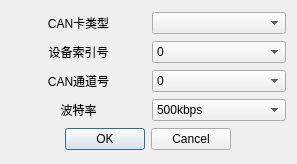
<?xml version="1.0" encoding="UTF-8"?>
<ui version="4.0">
 <class>ChooseDeviceDialog</class>
 <widget class="QDialog" name="ChooseDeviceDialog">
  <property name="geometry">
   <rect>
    <x>0</x>
    <y>0</y>
    <width>297</width>
    <height>164</height>
   </rect>
  </property>
  <property name="windowTitle">
   <string>Dialog</string>
  </property>
  <layout class="QVBoxLayout" name="verticalLayout" stretch="0,0,0,0,0">
   <item>
    <layout class="QHBoxLayout" name="horizontalLayout_2">
     <item>
      <widget class="QLabel" name="noticeLabel">
       <property name="text">
        <string>CAN卡类型</string>
       </property>
       <property name="alignment">
        <set>Qt::AlignCenter</set>
       </property>
      </widget>
     </item>
     <item>
      <widget class="QComboBox" name="deviceTypeBox">
       <property name="currentText">
        <string/>
       </property>
       <property name="currentIndex">
        <number>-1</number>
       </property>
      </widget>
     </item>
    </layout>
   </item>
   <item>
    <layout class="QHBoxLayout" name="horizontalLayout_3">
     <item>
      <widget class="QLabel" name="label">
       <property name="text">
        <string>设备索引号</string>
       </property>
       <property name="alignment">
        <set>Qt::AlignCenter</set>
       </property>
      </widget>
     </item>
     <item>
      <widget class="QComboBox" name="idBox">
       <item>
        <property name="text">
         <string>0</string>
        </property>
       </item>
       <item>
        <property name="text">
         <string>1</string>
        </property>
       </item>
       <item>
        <property name="text">
         <string>2</string>
        </property>
       </item>
       <item>
        <property name="text">
         <string>3</string>
        </property>
       </item>
       <item>
        <property name="text">
         <string>4</string>
        </property>
       </item>
       <item>
        <property name="text">
         <string>5</string>
        </property>
       </item>
       <item>
        <property name="text">
         <string>6</string>
        </property>
       </item>
       <item>
        <property name="text">
         <string>7</string>
        </property>
       </item>
       <item>
        <property name="text">
         <string>8</string>
        </property>
       </item>
       <item>
        <property name="text">
         <string>9</string>
        </property>
       </item>
      </widget>
     </item>
    </layout>
   </item>
   <item>
    <layout class="QHBoxLayout" name="horizontalLayout_4">
     <item>
      <widget class="QLabel" name="label_2">
       <property name="text">
        <string>CAN通道号</string>
       </property>
       <property name="alignment">
        <set>Qt::AlignCenter</set>
       </property>
      </widget>
     </item>
     <item>
      <widget class="QComboBox" name="passBox">
       <item>
        <property name="text">
         <string>0</string>
        </property>
       </item>
       <item>
        <property name="text">
         <string>1</string>
        </property>
       </item>
      </widget>
     </item>
    </layout>
   </item>
   <item>
    <layout class="QHBoxLayout" name="horizontalLayout_5">
     <item>
      <widget class="QLabel" name="label_3">
       <property name="text">
        <string>波特率</string>
       </property>
       <property name="alignment">
        <set>Qt::AlignCenter</set>
       </property>
      </widget>
     </item>
     <item>
      <widget class="QComboBox" name="portBox">
       <property name="currentIndex">
        <number>2</number>
       </property>
       <item>
        <property name="text">
         <string>125kbps</string>
        </property>
       </item>
       <item>
        <property name="text">
         <string>250kbps</string>
        </property>
       </item>
       <item>
        <property name="text">
         <string>500kbps</string>
        </property>
       </item>
       <item>
        <property name="text">
         <string>800kbps</string>
        </property>
       </item>
       <item>
        <property name="text">
         <string>1000kbps</string>
        </property>
       </item>
      </widget>
     </item>
    </layout>
   </item>
   <item>
    <layout class="QHBoxLayout" name="horizontalLayout">
     <item>
      <widget class="QDialogButtonBox" name="buttonBox">
       <property name="sizePolicy">
        <sizepolicy hsizetype="Fixed" vsizetype="Fixed">
         <horstretch>0</horstretch>
         <verstretch>0</verstretch>
        </sizepolicy>
       </property>
       <property name="orientation">
        <enum>Qt::Horizontal</enum>
       </property>
       <property name="standardButtons">
        <set>QDialogButtonBox::Cancel|QDialogButtonBox::Ok</set>
       </property>
      </widget>
     </item>
    </layout>
   </item>
  </layout>
 </widget>
 <resources/>
 <connections>
  <connection>
   <sender>buttonBox</sender>
   <signal>accepted()</signal>
   <receiver>ChooseDeviceDialog</receiver>
   <slot>accept()</slot>
   <hints>
    <hint type="sourcelabel">
     <x>224</x>
     <y>112</y>
    </hint>
    <hint type="destinationlabel">
     <x>157</x>
     <y>129</y>
    </hint>
   </hints>
  </connection>
  <connection>
   <sender>buttonBox</sender>
   <signal>rejected()</signal>
   <receiver>ChooseDeviceDialog</receiver>
   <slot>reject()</slot>
   <hints>
    <hint type="sourcelabel">
     <x>224</x>
     <y>112</y>
    </hint>
    <hint type="destinationlabel">
     <x>286</x>
     <y>129</y>
    </hint>
   </hints>
  </connection>
  <connection>
   <sender>ChooseDeviceDialog</sender>
   <signal>accepted()</signal>
   <receiver>ChooseDeviceDialog</receiver>
   <slot>slotConfirm()</slot>
   <hints>
    <hint type="sourcelabel">
     <x>61</x>
     <y>104</y>
    </hint>
    <hint type="destinationlabel">
     <x>59</x>
     <y>96</y>
    </hint>
   </hints>
  </connection>
 </connections>
 <slots>
  <slot>slotConfirm()</slot>
 </slots>
</ui>
